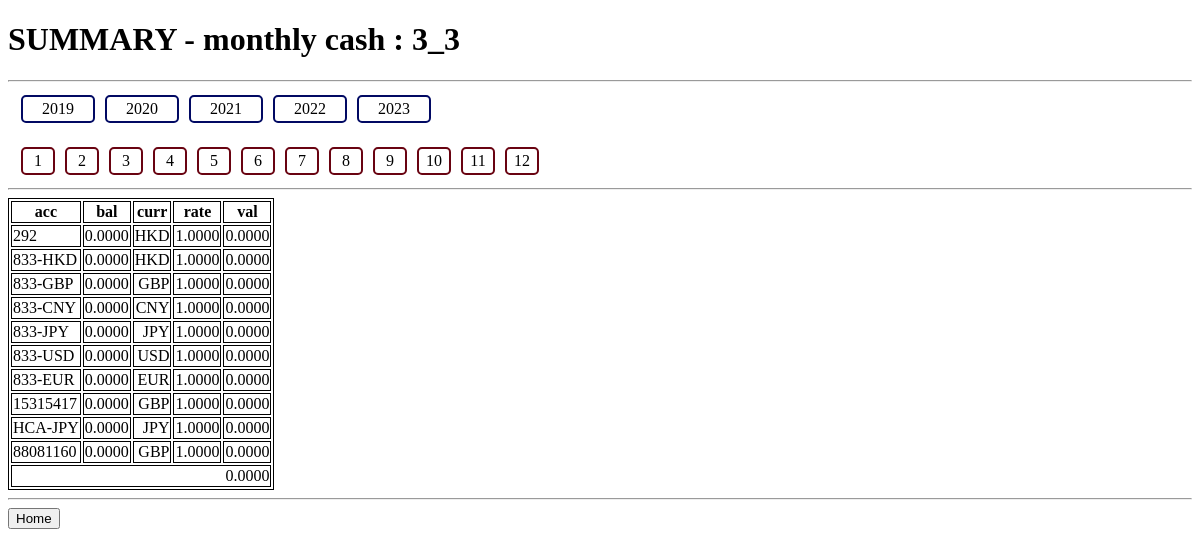
Screenshot of /dashboard/monthly_cash/3/3 with the database file from the repository.
### accounts/models.py (models this page shows, shortened)
class Account(models.Model):
  location  = models.CharField(max_length=255)
  name      = models.CharField(max_length=255)
  provider  = models.CharField(max_length=255)
  curr      = models.CharField(max_length=255, default="HKD")
  remark    = models.CharField(max_length=255, null=True, default=None, blank=True)

### dashboard/views.py (the view)
# urls.py: path('monthly_cash/', views.monthly_cash, name='monthly_cash'),
def monthly_cash(request, yr=date.today().year, mo=date.today().month):
  accounts = Account.objects.all().values()
  rec_cash = []
  rec_rate = []
  vals = []
  d = date_range(yr, mo)
  for ac in accounts:
      bal = CashRecord.objects.filter(account=ac['id']).filter(date__range=(d[0], d[1])).order_by('-date').values()
      if bal:
        bal = bal[0]['balance']
      else:
        bal = 0
      rate = CurrencyRecord.objects.filter(curr=ac['curr']).filter(date__range=(d[0], d[1])).order_by('-date').values()
      if rate:
        rate = rate[0]['rate']
      else:
        rate = 1
      rec_cash.append(bal)
      rec_rate.append(rate)
      vals.append(bal * rate)
  data = zip(accounts, rec_cash, rec_rate, vals)
  context = {
    'yr':yr,
    'mo':mo,
    'data': data,
    'sum':sum(vals)
  }
  return render(request, 'monthly_cash.html', context)

### dashboard/views.py (called while the page is built)
def date_range(yr, mo):
  last_d = calendar.monthrange(yr, mo)[1]
  return date(yr, mo, 1), date(yr, mo, last_d)

### dashboard/templates/monthly_cash.html (shortened to what this page needs)
{% extends "base.html" %}
{% block header %}
  SUMMARY - monthly cash : {{yr}}_{{mo}}
{% endblock %}
{% block content %}
  {% load humanize %}
  <div style="margin:10px">
    <div>
      {% for i in 'abcde'|make_list %}
      <span class="date_select yr unselectable" data="{{ forloop.counter|add:"2018" }}" id="yr_{{forloop.counter|add:"2018"}}">{{ forloop.counter|add:"2018"}}</span>
      {% endfor %}
    </div>
    <br>
    <div>
    {% for i in 'abcdefghijkl'|make_list %}
    <span class="date_select mo unselectable" data="{{ forloop.counter }}" id="mo_{{forloop.counter}}">{{ forloop.counter}}</span>
    {% endfor %}
    </div>
  </div>
  <hr>
  <table>
    <tr>
      <th>acc</th>
      <th>bal</th>
      <th>curr</th>
      <th>rate</th>
      <th>val</th>
    </tr>
  {% for acc,bal,rate,val in data %}
    <tr>
      <td><span style="">{{ acc.name }}</span></td>
      <td><span style="float:right">{{ bal|floatformat:4|intcomma }}</span></td>
      <td><span style="float:right">{{ acc.curr}}</span></td>
      <td><span style="float:right">{{ rate|floatformat:4 }}</span></td>
      <td><span style="float:right">{{ val|floatformat:4|intcomma  }}</span></td>
    </tr>
  {% empty %}
    <tr>
        <td colspan="5">No data is available.</td>
    </tr>
  {% endfor %}
  <tr>
    <td colspan="5"><span style="float:right">{{ sum|floatformat:4|intcomma }}</span></td>
  </tr>
  </table>
{% endblock %}
{% block actions %}
    <a href="{% url 'dashboard:home' %}"><button>Home</button></a>
{% endblock%}

### templates/base.html (style rules this page uses)
table, th, td { border: 1px solid black; }
a { text-decoration: none; color: blue; }
.unselectable { -webkit-touch-callout: none; -webkit-user-select: none; -khtml-user-select: none; -moz-user-select: none; -ms-user-select: none; user-select: none; }

### dashboard/templates/monthly_cash.html (style rules this page uses)
.date_select { border: 2px solid grey; border-radius: 5px; padding: 3px; margin: 3px; display: inline-block; text-align: center; }
.mo { width : 24px; border-color : #690311; }
.yr { width : 64px; border-color : #010963 }

### rows the page displays
Account: name "292", bal "0.0000", curr "HKD", rate "1.0000", val "0.0000"
Account: name "833-HKD", bal "0.0000", curr "HKD", rate "1.0000", val "0.0000"
Account: name "833-GBP", bal "0.0000", curr "GBP", rate "1.0000", val "0.0000"
Account: name "833-CNY", bal "0.0000", curr "CNY", rate "1.0000", val "0.0000"
Account: name "833-JPY", bal "0.0000", curr "JPY", rate "1.0000", val "0.0000"
Account: name "833-USD", bal "0.0000", curr "USD", rate "1.0000", val "0.0000"
Account: name "833-EUR", bal "0.0000", curr "EUR", rate "1.0000", val "0.0000"
Account: name "15315417", bal "0.0000", curr "GBP", rate "1.0000", val "0.0000"
Account: name "HCA-JPY", bal "0.0000", curr "JPY", rate "1.0000", val "0.0000"
Account: name "88081160", bal "0.0000", curr "GBP", rate "1.0000", val "0.0000"

### other values shown
{{ yr }} "3"
{{ mo }} "3"
{{ sum|floatformat:4|intcomma }} "0.0000"
